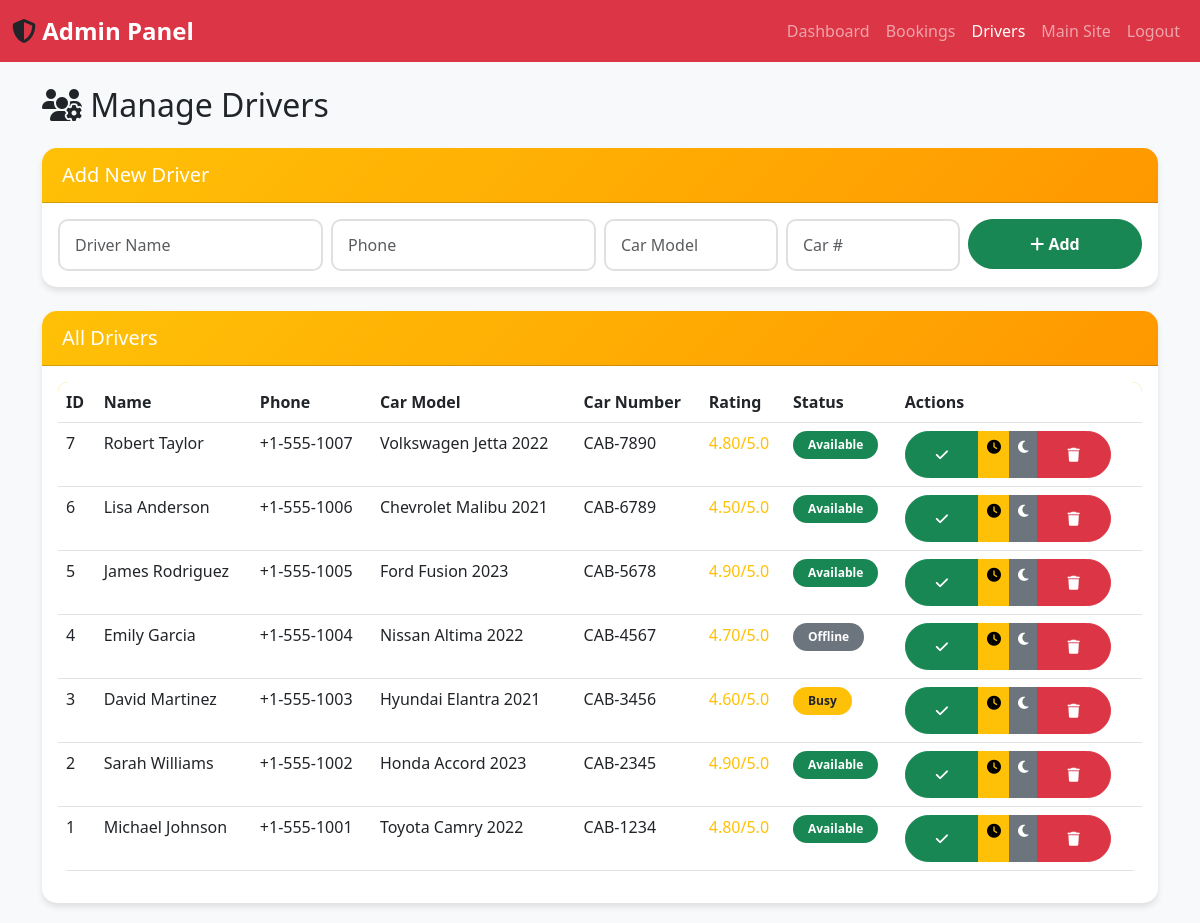
Page /cab_secure/admin/manage_drivers.php (signed in) on the committed database.
### tables this page shows
CREATE TABLE `drivers` (
  `id` int(11) NOT NULL,
  `name` varchar(100) NOT NULL,
  `phone` varchar(20) NOT NULL,
  `car_model` varchar(100) NOT NULL,
  `car_number` varchar(20) NOT NULL,
  `rating` decimal(3,2) DEFAULT 5.00,
  `status` enum('available','busy','offline') DEFAULT 'available',
  `created_at` timestamp NOT NULL DEFAULT current_timestamp()
);

### cab_secure/admin/manage_drivers.php (the view, shortened to what this page needs)
<?php
require_once '../includes/config.php';
try {
    $stmt = $pdo->query("SELECT * FROM drivers ORDER BY id DESC");
    $drivers = $stmt->fetchAll();
} catch (PDOException $e) {
    $drivers = [];
    $error = 'Error loading drivers.';
}
?>
<!DOCTYPE html>
<html lang="en">
<head>
    <link href="https://cdn.jsdelivr.net/npm/bootstrap@5.3.0/dist/css/bootstrap.min.css" rel="stylesheet">
    <link rel="stylesheet" href="https://cdnjs.cloudflare.com/ajax/libs/font-awesome/6.4.0/css/all.min.css">
    <link rel="stylesheet" href="../assets/css/style.css">
</head>
<body>
    <nav class="navbar navbar-expand-lg navbar-dark bg-danger">
        <div class="container-fluid">
            <a class="navbar-brand" href="dashboard.php">
                <i class="fas fa-shield-alt"></i> Admin Panel
            </a>
            <div class="navbar-nav ms-auto">
                <a class="nav-link" href="dashboard.php">Dashboard</a>
                <a class="nav-link" href="manage_bookings.php">Bookings</a>
                <a class="nav-link active" href="manage_drivers.php">Drivers</a>
                <a class="nav-link" href="../index.php">Main Site</a>
                <a class="nav-link" href="logout.php">Logout</a>
            </div>
        </div>
    </nav>
    <div class="container mt-4">
        <h2><i class="fas fa-users-cog"></i> Manage Drivers</h2>
        <div class="card mt-4">
            <div class="card-header">
                <h5 class="mb-0 text-white">Add New Driver</h5>
            </div>
            <div class="card-body">
                <form method="POST" action="">
                    <div class="row g-2">
                        <div class="col-md-3">
                            <input type="text" class="form-control" name="name" placeholder="Driver Name" required>
                        </div>
                        <div class="col-md-3">
                            <input type="text" class="form-control" name="phone" placeholder="Phone" required>
                        </div>
                        <div class="col-md-2">
                            <input type="text" class="form-control" name="car_model" placeholder="Car Model" required>
                        </div>
                        <div class="col-md-2">
                            <input type="text" class="form-control" name="car_number" placeholder="Car #" required>
                        </div>
                        <div class="col-md-2">
                            <button type="submit" name="add_driver" class="btn btn-success w-100">
                                <i class="fas fa-plus"></i> Add
                            </button>
                        </div>
                    </div>
                </form>
            </div>
        </div>
        <div class="card mt-4">
            <div class="card-header">
                <h5 class="mb-0 text-white">All Drivers</h5>
            </div>
            <div class="card-body">
                <div class="table-responsive">
                    <table class="table table-hover">
                        <thead>
                            <tr>
                                <th>ID</th>
                                <th>Name</th>
                                <th>Phone</th>
                                <th>Car Model</th>
                                <th>Car Number</th>
                                <th>Rating</th>
                                <th>Status</th>
                                <th>Actions</th>
                            </tr>
                        </thead>
                        <tbody>
                            <?php foreach ($drivers as $driver): ?>
                            <tr>
                                <td><?php echo (int)$driver['id']; ?></td>
                                <td><?php echo htmlspecialchars($driver['name']); ?></td>
                                <td><?php echo htmlspecialchars($driver['phone']); ?></td>
                                <td><?php echo htmlspecialchars($driver['car_model']); ?></td>
                                <td><?php echo htmlspecialchars($driver['car_number']); ?></td>
                                <td>
                                    <span class="text-warning">
                                        <?php echo htmlspecialchars($driver['rating'] ?? '0.0'); ?>/5.0
                                    </span>
                                </td>
                                <td>
                                    <?php
                                    $status_class = match($driver['status']) {
                                        'available' => 'bg-success',
                                        'busy'      => 'bg-warning text-dark',
                                        default     => 'bg-secondary',
                                    };
                                    ?>
                                    <span class="badge <?php echo $status_class; ?>">
                                        <?php echo ucfirst(htmlspecialchars($driver['status'])); ?>
                                    </span>
                                </td>
                                <td>
                                    <div class="btn-group btn-group-sm">
                                        <a href="?update_status=1&driver_id=<?php echo (int)$driver['id']; ?>&status=available"
                                           class="btn btn-success" title="Set Available">
                                            <i class="fas fa-check"></i>
                                        </a>
                                        <a href="?update_status=1&driver_id=<?php echo (int)$driver['id']; ?>&status=busy"
                                           class="btn btn-warning" title="Set Busy">
                                            <i class="fas fa-clock"></i>
                                        </a>
                                        <a href="?update_status=1&driver_id=<?php echo (int)$driver['id']; ?>&status=offline"
                                           class="btn btn-secondary" title="Set Offline">
                                            <i class="fas fa-moon"></i>
                                        </a>
                                        <a href="?delete=<?php echo (int)$driver['id']; ?>"
                                           class="btn btn-danger"
                                           onclick="return confirm('Delete this driver?')" title="Delete">
                                            <i class="fas fa-trash"></i>
                                        </a>
                                    </div>
                                </td>
                            </tr>
                            <?php endforeach; ?>
                        </tbody>
                    </table>
                </div>
            </div>
        </div>
    </div>
</body>
</html>

### cab_secure/assets/css/style.css (style rules this page uses)
:root { --primary-color: #ffc107; --secondary-color: #212529; --success-color: #28a745; --danger-color: #dc3545; --warning-color: #ff9800; --info-color: #17a2b8; --light-bg: #f8f9fa; --dark-bg: #343a40; }
body { font-family: 'Segoe UI', Tahoma, Geneva, Verdana, sans-serif; background-color: var(--light-bg); min-height: 100vh; display: flex; flex-direction: column; }
.container { flex: 1; }
.navbar-brand { font-size: 1.5rem; font-weight: 700; }
.navbar-brand i { color: var(--secondary-color); }
.card { border: none; border-radius: 15px; box-shadow: 0 4px 6px rgba(0,0,0,0.1); transition: transform 0.3s ease, box-shadow 0.3s ease; margin-bottom: 20px; }
.card-header { background: linear-gradient(135deg, var(--primary-color) 0%, var(--warning-color) 100%); color: white; font-weight: 600; border-radius: 15px 15px 0 0 !important; padding: 15px 20px; }
.btn-danger { border-radius: 25px; padding: 12px 30px; font-weight: 600; }
.btn-success { border-radius: 25px; padding: 12px 30px; font-weight: 600; }
.form-control { border-radius: 10px; padding: 12px 15px; border: 2px solid #e0e0e0; transition: border-color 0.3s ease; }
.table { background-color: white; border-radius: 10px; overflow: hidden; }
.table thead { background-color: var(--primary-color); color: var(--secondary-color); }
.badge { padding: 8px 15px; border-radius: 20px; font-weight: 600; }

### rows in the picture
drivers: id "7", name "Robert Taylor", phone "+1-555-1007", car_model "Volkswagen Jetta 2022", car_number "CAB-7890", rating "4.80", status "Available"
drivers: id "6", name "Lisa Anderson", phone "+1-555-1006", car_model "Chevrolet Malibu 2021", car_number "CAB-6789", rating "4.50", status "Available"
drivers: id "5", name "James Rodriguez", phone "+1-555-1005", car_model "Ford Fusion 2023", car_number "CAB-5678", rating "4.90", status "Available"
drivers: id "4", name "Emily Garcia", phone "+1-555-1004", car_model "Nissan Altima 2022", car_number "CAB-4567", rating "4.70", status "Offline"
drivers: id "3", name "David Martinez", phone "+1-555-1003", car_model "Hyundai Elantra 2021", car_number "CAB-3456", rating "4.60", status "Busy"
drivers: id "2", name "Sarah Williams", phone "+1-555-1002", car_model "Honda Accord 2023", car_number "CAB-2345", rating "4.90", status "Available"
drivers: id "1", name "Michael Johnson", phone "+1-555-1001", car_model "Toyota Camry 2022", car_number "CAB-1234", rating "4.80", status "Available"
